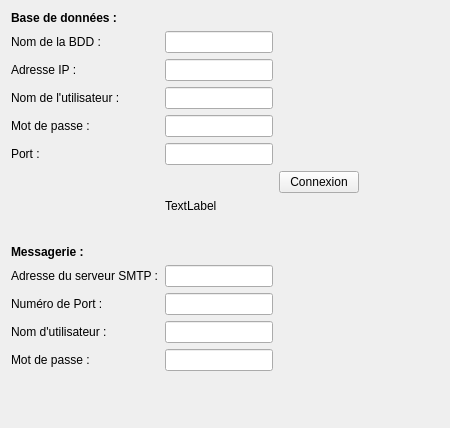
     <widget class="QWidget" name="Reseaux">
      <attribute name="title">
       <string>Réseaux</string>
      </attribute>
      <layout class="QGridLayout" name="gridLayout_8">
       <item row="0" column="0">
        <layout class="QGridLayout" name="GL_5">
         <item row="12" column="1">
          <widget class="QLineEdit" name="lineEdit"/>
         </item>
         <item row="8" column="0" colspan="3">
          <spacer name="VS_5">
           <property name="orientation">
            <enum>Qt::Vertical</enum>
           </property>
           <property name="sizeType">
            <enum>QSizePolicy::Fixed</enum>
           </property>
           <property name="sizeHint" stdset="0">
            <size>
             <width>20</width>
             <height>20</height>
            </size>
           </property>
          </spacer>
         </item>
         <item row="2" column="0">
          <widget class="QLabel" name="Lb_AdresseIP">
           <property name="text">
            <string>Adresse IP :</string>
           </property>
          </widget>
         </item>
         <item row="9" column="0">
          <widget class="QLabel" name="Lb_Messagerie">
           <property name="font">
            <font>
             <weight>75</weight>
             <bold>true</bold>
            </font>
           </property>
           <property name="text">
            <string>Messagerie :</string>
           </property>
          </widget>
         </item>
         <item row="4" column="1">
          <widget class="QLineEdit" name="LE_MotdePasse">
           <property name="text">
            <string/>
           </property>
          </widget>
         </item>
         <item row="0" column="0">
          <widget class="QLabel" name="Lb_BDD">
           <property name="font">
            <font>
             <weight>75</weight>
             <bold>true</bold>
            </font>
           </property>
           <property name="text">
            <string>Base de données :</string>
           </property>
          </widget>
         </item>
         <item row="10" column="1">
          <widget class="QLineEdit" name="LE_AdresseSMTP"/>
         </item>
         <item row="10" column="0">
          <widget class="QLabel" name="Lb_AdresseSMTP">
           <property name="text">
            <string>Adresse du serveur SMTP :</string>
           </property>
          </widget>
         </item>
         <item row="2" column="1">
          <widget class="QLineEdit" name="LE_AdresseIP">
           <property name="text">
            <string/>
           </property>
          </widget>
         </item>
         <item row="3" column="0">
          <widget class="QLabel" name="Lb_NomUtilisateur">
           <property name="text">
            <string>Nom de l'utilisateur :</string>
           </property>
          </widget>
         </item>
         <item row="3" column="1">
          <widget class="QLineEdit" name="LE_NomUtilisateur">
           <property name="text">
            <string/>
           </property>
          </widget>
         </item>
         <item row="4" column="0">
          <widget class="QLabel" name="Lb_MotdePasse">
           <property name="text">
            <string>Mot de passe :</string>
           </property>
          </widget>
         </item>
         <item row="5" column="1">
          <widget class="QLineEdit" name="LE_Port">
           <property name="text">
            <string/>
           </property>
          </widget>
         </item>
         <item row="1" column="1">
          <widget class="QLineEdit" name="LE_NomBDD">
           <property name="text">
            <string/>
           </property>
          </widget>
         </item>
         <item row="1" column="0">
          <widget class="QLabel" name="Lb_NomBDD">
           <property name="text">
            <string>Nom de la BDD :</string>
           </property>
          </widget>
         </item>
         <item row="7" column="1" colspan="2">
          <widget class="QLabel" name="Lb_InfoConnexion">
           <property name="layoutDirection">
            <enum>Qt::LeftToRight</enum>
           </property>
           <property name="text">
            <string>TextLabel</string>
           </property>
          </widget>
         </item>
         <item row="12" column="0">
          <widget class="QLabel" name="label">
           <property name="text">
            <string>Nom d'utilisateur :</string>
           </property>
          </widget>
         </item>
         <item row="13" column="0">
          <widget class="QLabel" name="label_2">
           <property name="text">
            <string>Mot de passe :</string>
           </property>
          </widget>
         </item>
         <item row="13" column="1">
          <widget class="QLineEdit" name="lineEdit_2"/>
         </item>
         <item row="14" column="0" colspan="3">
          <spacer name="VS_8">
           <property name="orientation">
            <enum>Qt::Vertical</enum>
           </property>
           <property name="sizeHint" stdset="0">
            <size>
             <width>20</width>
             <height>40</height>
            </size>
           </property>
          </spacer>
         </item>
         <item row="11" column="1">
          <widget class="QLineEdit" name="LE_PortSMTP"/>
         </item>
         <item row="11" column="0">
          <widget class="QLabel" name="Lb_PortSMTP">
           <property name="text">
            <string>Numéro de Port :</string>
           </property>
          </widget>
         </item>
         <item row="6" column="2">
          <widget class="QPushButton" name="Bt_Connection">
           <property name="text">
            <string>Connexion</string>
           </property>
          </widget>
         </item>
         <item row="5" column="0">
          <widget class="QLabel" name="Lb_Port">
           <property name="text">
            <string>Port :</string>
           </property>
          </widget>
         </item>
         <item row="0" column="4" rowspan="15">
          <spacer name="HS_4">
           <property name="orientation">
            <enum>Qt::Horizontal</enum>
           </property>
           <property name="sizeHint" stdset="0">
            <size>
             <width>40</width>
             <height>20</height>
            </size>
           </property>
          </spacer>
         </item>
         <item row="1" column="2">
          <spacer name="HS_3">
           <property name="orientation">
            <enum>Qt::Horizontal</enum>
           </property>
           <property name="sizeHint" stdset="0">
            <size>
             <width>40</width>
             <height>20</height>
            </size>
           </property>
          </spacer>
         </item>
         <item row="6" column="3">
          <spacer name="horizontalSpacer">
           <property name="orientation">
            <enum>Qt::Horizontal</enum>
           </property>
           <property name="sizeHint" stdset="0">
            <size>
             <width>40</width>
             <height>20</height>
            </size>
           </property>
          </spacer>
         </item>
        </layout>
       </item>
      </layout>
     </widget>
